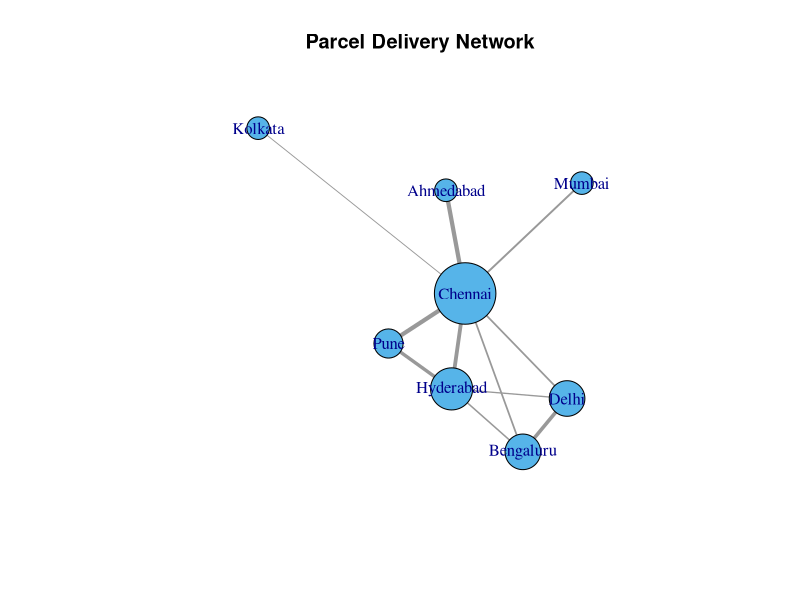

Write the R code that produced this figure.
library(igraph)

set.seed(1210229)
nodes <- c("Bengaluru", "Delhi", "Ahmedabad", "Chennai",
           "Hyderabad", "Kolkata", "Pune", "Mumbai")

pairs <- t(combn(nodes, 2))
u <- runif(nrow(pairs))

keep <- u < 0.31 |
  ((pairs[, 1] == "Chennai" |
      pairs[, 2] == "Chennai") & u < 0.90)

edges <- data.frame(
  from = pairs[keep, 1],
  to = pairs[keep, 2],
  weight = round(runif(sum(keep), 1, 20))
)

# 1. Create and draw network
g <- graph_from_data_frame(
  edges, directed = FALSE,
  vertices = data.frame(name = nodes)
)

plot(g,
     vertex.label = V(g)$name,
     vertex.size = 10 + 4 * degree(g),
     edge.width = 0.5 + E(g)$weight / 5,
     vertex.color = "#56B4E9",
     edge.color = "grey60",
     main = "Parcel Delivery Network")

# 2. Degree and betweenness
deg <- degree(g)
btw <- betweenness(g, directed = FALSE,
                   normalized = TRUE)

centrality <- data.frame(
  Node = names(deg),
  Degree = as.numeric(deg),
  Betweenness = as.numeric(btw)
)

print(centrality)

# Identify the node with greatest betweenness
central_node <- names(which.max(btw))
cat("Most central node =", central_node, "\n")
cat("Degree =", deg[central_node], "\n")
cat("Betweenness =", btw[central_node], "\n")

# 3. Edges, density and components
cat("Number of edges =", ecount(g), "\n")
cat("Network density =", edge_density(g), "\n")
cat("Connected components =", components(g)$no, "\n")

# 4. Remove the most central node
g_removed <- delete_vertices(g, central_node)

cat("Components after removal =",
    components(g_removed)$no, "\n")

cat("Recommendation: Create alternative delivery routes around the most central hub to reduce disruption risk.\n")
